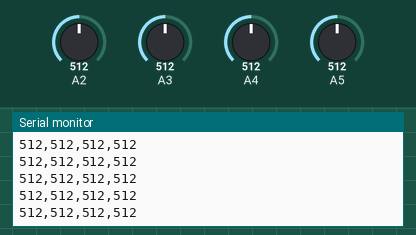
This sketch was run on a simulated Arduino Uno, built with avr-gcc and run on an emulated ATmega328P. On the bench: the last lines printed to the serial monitor. The test bench sets the inputs (shaded band); at power-on: A2 = 512, A3 = 512, A4 = 512, A5 = 512.

Above: at 1.2 s.
1.3 s: A2 set to 110
At 2.4 s:
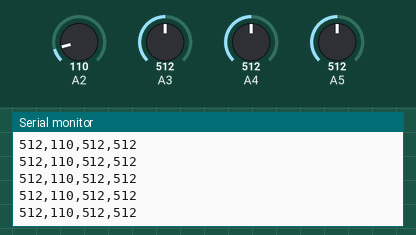
4.3 s: A2 set to 91
At 4.9 s:
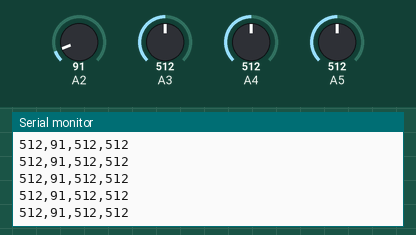
Timing chart, 0 to 7.3 s (numbered marks = the images above; inputs shaded):
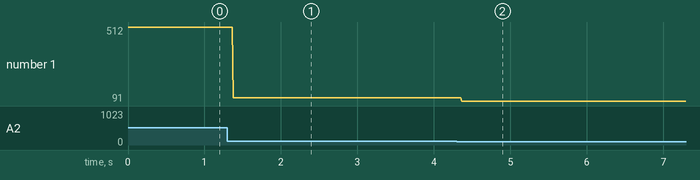

Measured:
- after the input at 1.3 s, the serial monitor: prints a new line after 0.08 s (image 1)
- after the input at 4.3 s, the serial monitor: prints a new line after 0.07 s (image 2)
- plotted number 1: 512 → 110 after the input at 1.3 s, 110 → 91 after the input at 4.3 s

The sketch:

arduino.ino
```cpp
int forceVal1 = 0;
int forceVal2 = 0;
int forceVal3 = 0;
int forceVal4 = 0;

void setup()
{
    Serial.begin(9600);
}

void loop()
{
    forceVal1 = analogRead(A5);
    forceVal2 = analogRead(A2);
    forceVal3 = analogRead(A3);
    forceVal4 = analogRead(A4);
    Serial.print(forceVal1);
    Serial.print(",");
    Serial.print(forceVal2);
    Serial.print(",");
    Serial.print(forceVal3);
    Serial.print(",");
    Serial.print(forceVal4);
    Serial.println();
    delay(2);
}
```
